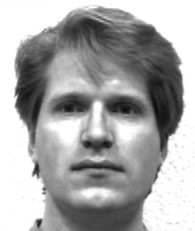
#> input picture train data/subject01.normal.jpg, 195 x 231 px, found by its file name
$ jupyter execute --allow-errors face_recognition.ipynb   (shell and % lines are left out)
#> lines starting #> are read from the running program, lines starting #| are printed output that depends on the picture
[cell 1]
from matplotlib import pyplot as plt
from matplotlib.image import imread
import numpy as np
import os
import cv2

## Read images

[cell 2]
dataset_path1 = 'train/'
dataset_path2 = 'test/'

width  = 195
height = 231

[cell 3]
#color_img = cv2.imread("datanew/subject01.normal.jpg")
gray_img = cv2.imread("datanew/subject01.normal.jpg", cv2.IMREAD_GRAYSCALE)
#> gray_img is the input picture: shape (231, 195); min 9, max 255, mean 168.7
print(gray_img)
#> (printed output is left out)

[cell 4]
color2_img = cv2.imread("data_set/subject01.normal.jpg")
print(color2_img.shape)
#| (231, 195, 3)

[cell 5]
print('Train Images:')
train_image_names = ['subject01.normal.jpg', 'subject02.normal.jpg', 'subject03.normal.jpg', 'subject04.normal.jpg', 'subject05.normal.jpg', 'subject06.normal.jpg', 'subject07.normal.jpg', 'subject08.normal.jpg', 'subject09.normal.jpg', 'subject10.normal.jpg','subject11.normal.jpg', 'subject12.normal.jpg', 'subject13.normal.jpg', 'subject14.normal.jpg', 'subject15.normal.jpg']
training_tensor   = np.ndarray(shape=(len(train_image_names), height*width), dtype=np.float64)

#> (the rest of this cell did not finish here and is left out)

[cell 6]
np.array(img, dtype='float64').flatten()
#> Out = [nan]

[cell 7]
print('Test Images:')
test_image_names = ['subject01.happy.jpg','subject02.sad.jpg','subject03.sleepy.jpg','subject04.happy.jpg','subject05.centerlight.jpg','subject06.happy.jpg','subject07.centerlight.jpg','subject08.noglasses.jpg','subject09.happy.jpg','subject10.leftlight.jpg','subject11.happy.jpg','subject12.leftlight.jpg','subject13.noglasses.jpg','subject14.centerlight.jpg','subject15.surprised.jpg']
testing_tensor   = np.ndarray(shape=(len(test_image_names), height*width), dtype=np.float64)

#> (the rest of this cell did not finish here and is left out)

## mean face

[cell 8]
mean_face = np.zeros((1,height*width))

for i in training_tensor:
    mean_face = np.add(mean_face,i)

mean_face = np.divide(mean_face,float(len(train_image_names))).flatten()

plt.imshow(mean_face.reshape(height, width), cmap='gray')
plt.title('mean face')
plt.axis('off')
plt.show()
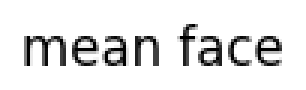
#> figure drawn by matplotlib, 1 panel

## Normalized faces

[cell 9]
normalised_training_tensor = np.ndarray(shape=(len(train_image_names), height*width))

for i in range(len(train_image_names)):
    normalised_training_tensor[i] = np.subtract(training_tensor[i],mean_face)

[cell 10]
for i in range(len(train_image_names)):
    img = normalised_training_tensor[i].reshape(height,width)
    plt.subplot(3,5,1+i)
    plt.imshow(img, cmap='gray')
    plt.axis('off')
plt.show()
